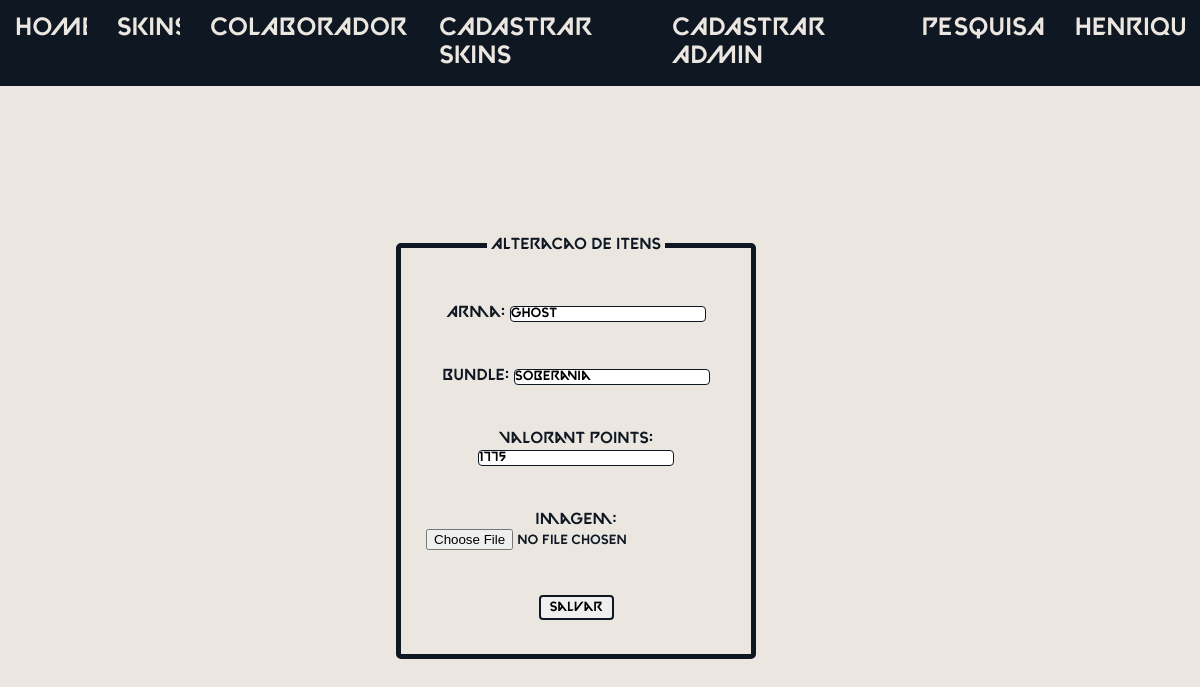
Screenshot of /alterar.php?cod=14 (signed in) with the database file from the repository.
### tables this page shows
CREATE TABLE IF NOT EXISTS `tb_skins` (
  `codigo` int(11) NOT NULL AUTO_INCREMENT,
  `nome` varchar(70) NOT NULL,
  `arma` varchar(40) NOT NULL,
  `bundle` varchar(70) NOT NULL,
  `preco` int(6) NOT NULL,
  `imagem` varchar(50) NOT NULL,
  PRIMARY KEY (`codigo`)
);

### alterar.php (the view, shortened to what this page needs)
<?php
include('menu.php');
?>
<!DOCTYPE html>
<html lang="en">
<head>
</head>
<body>
    <?php
        $codigo = $_GET['cod'];
        require('connect.php');
        $buscar = mysqli_query($con, "Select * from `tb_skins` where `codigo` = '$codigo'");
        $skin = mysqli_fetch_array($buscar);
    ?>
    <fieldset id="quadro_cad">
    <legend>Alteracao de itens</legend>
    <form class="formalt" action="alterar.act.php" method="post" enctype="multipart/form-data">
    <p id="altinput">Arma: <input type="text" name="arma" value="<?php echo $skin['arma']?>"></p>
    <p id="altinput">Bundle: <input type="text" name="bundle" value="<?php echo $skin['bundle']?>"></p>
    <p id="altinput">Valorant Points: <input type="number" name="preco" value="<?php echo $skin['preco']?>"></p>
    <p id="altinput">Imagem: <input type="file" name="imagem"></p>
    <p id="altinput"><input type="submit" id="botao" value="Salvar"></p>
    </form>
    </fieldset>
</body>
</html>

### estilo.css (style rules this page uses)
* { padding: 0; margin: 0; box-sizing: border-box; border: 0; font-family: Valorant; overflow-x: hidden; }
p { color: #0f1822; }
body { background-image: url(imagens/Valorant); background-repeat: no-repeat; background-size: cover; background-color: #ebe6e0; justify-content: center; align-items: center; justify-content: space-between; }
.formalt { background-color: #ebe6e0; display: block; height: 400px; text-align: center; padding-top: 5px; }
#altinput { padding-top: 45px; }
.formalt input[type='text'] { border: #0f1822 solid 1px; border-radius: 4px; }
.formalt input[type='submit'] { border: #0f1822 solid 2px; border-radius: 4px; width: 75px; height: 25px; }
.formalt input[type='number'] { border: #0f1822 solid 1px; border-radius: 4px; }
fieldset { border: solid #0f1822 5px; border-radius: 5px; width: 30%; margin-left: 33%; margin-top: 150px; }
legend { text-align: center; color: #0f1822; padding-left: 4px; padding-right: 4px; }

### rows the page displays
tb_skins: arma "ghost", bundle "soberania", preco "1775"
